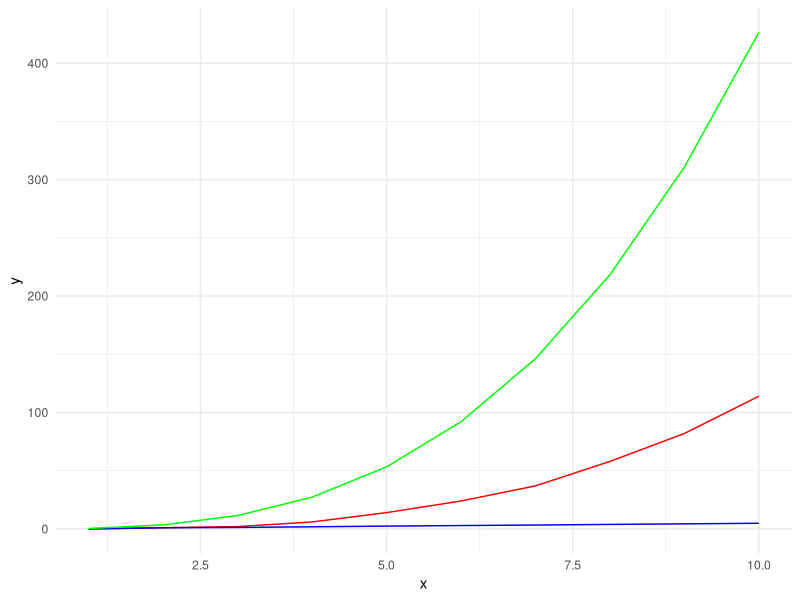

Here is the R script that generated this plot:
## ---- chunk 1
library(ggplot2)
y <- c(0, 1, 2, 6, 14, 24, 37, 58, 82, 114)
x <- c(1:10)
df <- as.data.frame(cbind(y,x))
df$y2 <- df$y^(1/3)
df$k <- df$y2/df$x
k <- mean(df$k)
df$model <- k*df$x^3

ggplot() + 
  geom_line(data = df, aes(x, y), color = 'red') +
  geom_line(data = df, aes(x,y2), color = 'blue') +
  geom_line(data = df, aes(x,model), color = 'green') +
  theme_minimal() 
## ---- chunk 2
x <- c(17,19,20,23,25,28,32,39,41)
y <- c(19,25,32,57,71,113,123,252,259,294)
df <- cbind(x,y)
